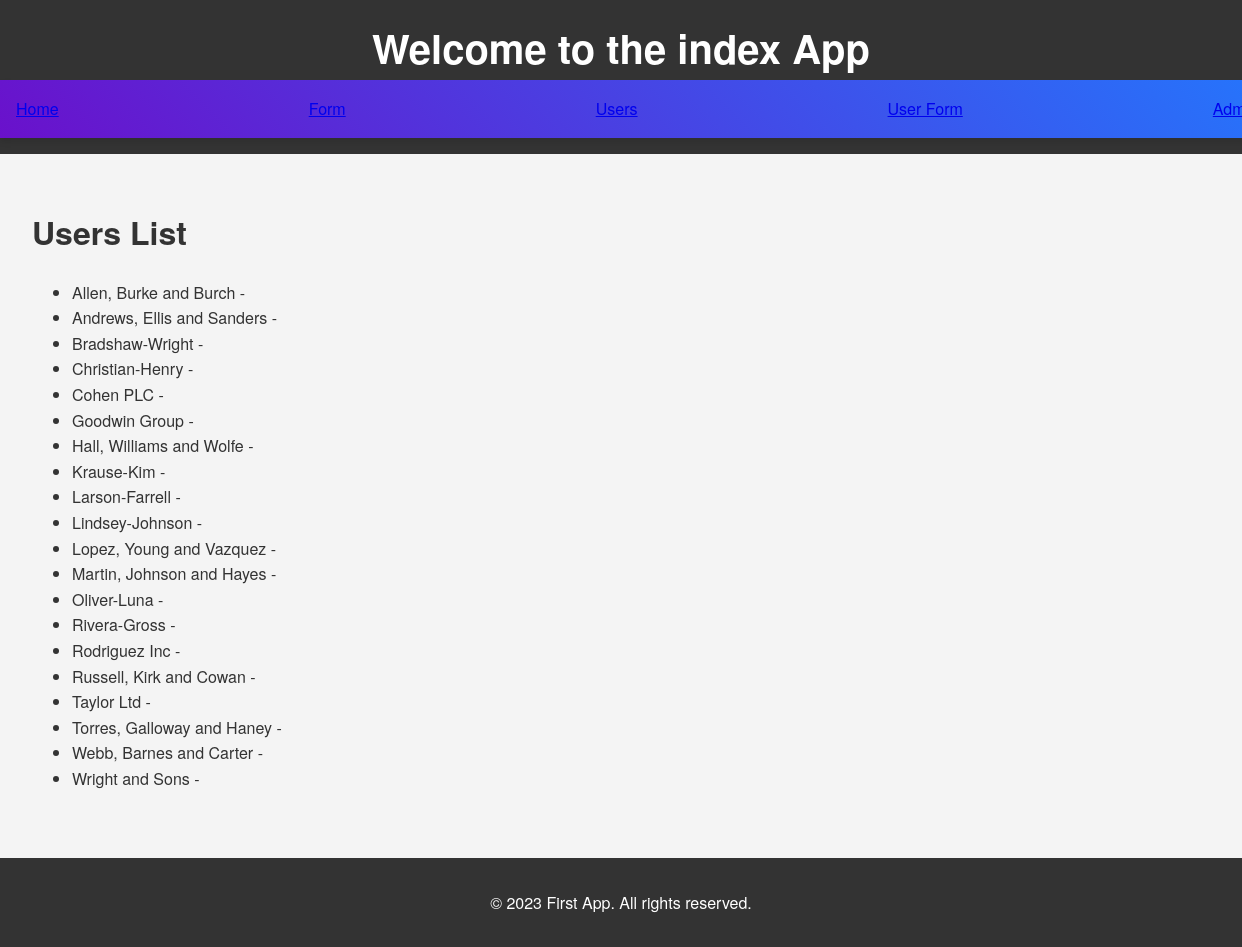
/first_app/users/, run on the app's committed database.
### first_app/models.py (models this page shows, shortened)
class Webpage(models.Model):
    topic = models.ForeignKey(Topic, on_delete=models.CASCADE)
    name = models.CharField(max_length=264, unique=True)
    url = models.URLField(unique=True)

### first_app/views.py (the view)
# urls.py: path('users/', views.users, name='users'),
def users(request):
    users_list = Webpage.objects.order_by('name')
    user_dict = {'users': users_list}
    return render(request, 'first_app/users.html', context=user_dict)

### first_app/templates/first_app/users.html (shortened to what this page needs)
{% extends 'first_app/base.html' %}
{% block content %}
    <h1>Users List</h1>
    <ul>
        {% for user in users %}
            <li>{{ user.name }} - {{ user.email }}</li>
        {% endfor %}
    </ul>
{% endblock %}

### static/css/style.css (style rules this page uses)
body { font-family: 'Helvetica Neue', Arial, sans-serif; margin: 0; padding: 0; background-color: #f4f4f4; color: #333; line-height: 1.6; }

### data on the page
Webpage: name "Allen, Burke and Burch"
Webpage: name "Andrews, Ellis and Sanders"
Webpage: name "Bradshaw-Wright"
Webpage: name "Christian-Henry"
Webpage: name "Cohen PLC"
Webpage: name "Goodwin Group"
Webpage: name "Hall, Williams and Wolfe"
Webpage: name "Krause-Kim"
Webpage: name "Larson-Farrell"
Webpage: name "Lindsey-Johnson"
Webpage: name "Lopez, Young and Vazquez"
Webpage: name "Martin, Johnson and Hayes"
Webpage: name "Oliver-Luna"
Webpage: name "Rivera-Gross"
Webpage: name "Rodriguez Inc"
Webpage: name "Russell, Kirk and Cowan"
Webpage: name "Taylor Ltd"
Webpage: name "Torres, Galloway and Haney"
Webpage: name "Webb, Barnes and Carter"
Webpage: name "Wright and Sons"
